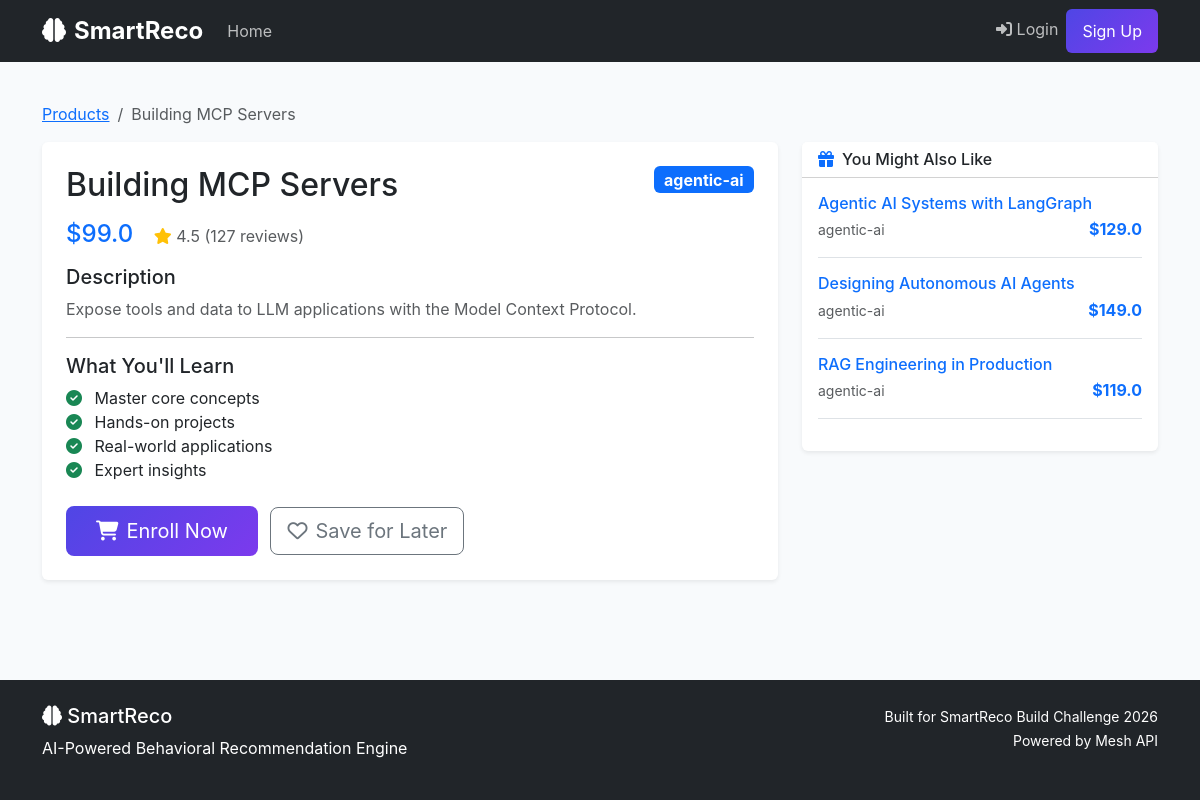
/products/5, run on the app's committed database.
### src/database/models/product.py (models this page shows, shortened)
class Product(Base):
    __tablename__ = "products"
    id: Mapped[int] = mapped_column(Integer, primary_key=True, index=True)
    name: Mapped[str] = mapped_column(String, unique=True, index=True)
    description: Mapped[str] = mapped_column(String)
    category: Mapped[str | None] = mapped_column(String, nullable=True, index=True)
    price: Mapped[float] = mapped_column(Float)
    created_at: Mapped[DateTime] = mapped_column(DateTime, default=datetime.utcnow)
    updated_at: Mapped[DateTime] = mapped_column(DateTime, default=datetime.utcnow, onupdate=datetime.utcnow)

### src/routes/frontend.py (the view)
@router.get("/products/{product_id}", name="product_detail")
async def product_detail(request: Request, product_id: int, db: Session = Depends(get_db)):
    product_service = ProductService(db)
    product = product_service.get_product(product_id)
    if not product:
        raise HTTPException(status_code=status.HTTP_404_NOT_FOUND, detail="Product not found")
    similar = [item for item in product_service.get_products_by_category(product.category, 0, 4) if item.id != product.id]
    return templates.TemplateResponse(
        "product_detail.html",
        _template_context(
            request,
            product=_view_product(product),
            similar_products=[_view_product(item) for item in similar[:3]],
        ),
    )

### frontend/templates/product_detail.html (shortened to what this page needs)
{% extends "base.html" %}
{% block content %}
<div class="container py-4">
    <nav aria-label="breadcrumb">
        <ol class="breadcrumb">
            <li class="breadcrumb-item"><a href="{{ url_for('products') }}">Products</a></li>
            <li class="breadcrumb-item active" aria-current="page">{{ product.title }}</li>
        </ol>
    </nav>
    <div class="row g-4">
        <div class="col-lg-8">
            <div class="card shadow-sm">
                <div class="card-body p-4">
                    <div class="d-flex justify-content-between align-items-start mb-3">
                        <h2 class="card-title mb-0">{{ product.title }}</h2>
                        <span class="badge bg-primary fs-6">{{ product.category }}</span>
                    </div>
                    <div class="mb-3">
                        <span class="h4 text-primary">${{ product.price }}</span>
                        <span class="text-muted ms-3">
                            <i class="fas fa-star text-warning"></i> 4.5 (127 reviews)
                        </span>
                    </div>
                    <h5>Description</h5>
                    <p class="text-muted">{{ product.description }}</p>
                    <hr>
                    <h5>What You'll Learn</h5>
                    <ul class="list-unstyled">
                        <li><i class="fas fa-check-circle text-success me-2"></i> Master core concepts</li>
                        <li><i class="fas fa-check-circle text-success me-2"></i> Hands-on projects</li>
                        <li><i class="fas fa-check-circle text-success me-2"></i> Real-world applications</li>
                        <li><i class="fas fa-check-circle text-success me-2"></i> Expert insights</li>
                    </ul>
                    <div class="mt-4">
                        <button class="btn btn-primary btn-lg me-2">
                            <i class="fas fa-shopping-cart me-2"></i>Enroll Now
                        </button>
                        <button class="btn btn-outline-secondary btn-lg">
                            <i class="far fa-heart me-2"></i>Save for Later
                        </button>
                    </div>
                </div>
            </div>
        </div>
        <div class="col-lg-4">
            <div class="card shadow-sm">
                <div class="card-header bg-white">
                    <h6 class="mb-0"><i class="fas fa-gift text-primary me-2"></i>You Might Also Like</h6>
                </div>
                <div class="card-body">
                    {% if similar_products %}
                        {% for similar in similar_products %}
                        <div class="mb-3 pb-3 border-bottom">
                            <a href="{{ url_for('product_detail', product_id=similar.id) }}" class="text-decoration-none">
                                <h6 class="mb-1">{{ similar.title }}</h6>
                                <span class="text-muted small">{{ similar.category }}</span>
                                <span class="float-end fw-bold text-primary">${{ similar.price }}</span>
                            </a>
                        </div>
                        {% endfor %}
                    {% else %}
                        <p class="text-muted text-center py-3">No similar products found</p>
                    {% endif %}
                </div>
            </div>
        </div>
    </div>
</div>
{% endblock %}

### frontend/templates/base.html (shortened to what this page needs)
<!DOCTYPE html>
<html lang="en">
<head>
    <link href="https://cdn.jsdelivr.net/npm/bootstrap@5.3.0/dist/css/bootstrap.min.css" rel="stylesheet">
    <link href="https://cdnjs.cloudflare.com/ajax/libs/font-awesome/6.4.0/css/all.min.css" rel="stylesheet">
    <link rel="stylesheet" href="{{ url_for('static', path='/css/style.css') }}">
</head>
<body>
    <nav class="navbar navbar-expand-lg navbar-dark bg-dark sticky-top">
        <div class="container">
            <a class="navbar-brand" href="/">
                <i class="fas fa-brain me-2"></i>SmartReco
            </a>
            <div class="collapse navbar-collapse" id="navbarNav">
                <ul class="navbar-nav me-auto">
                    <li class="nav-item">
                        <a class="nav-link" href="/">Home</a>
                    </li>
                </ul>
                <ul class="navbar-nav">
                    {% if session and session.get('user_id') %}
                    <li class="nav-item">
                        <span class="nav-link text-light">
                            <i class="fas fa-user-circle"></i> {{ session.get('username', 'User') }}
                        </span>
                    </li>
                    <li class="nav-item">
                        <a class="nav-link" href="/logout">
                            <i class="fas fa-sign-out-alt"></i> Logout
                        </a>
                    </li>
                    {% else %}
                    <li class="nav-item">
                        <a class="nav-link" href="/login">
                            <i class="fas fa-sign-in-alt"></i> Login
                        </a>
                    </li>
                    <li class="nav-item">
                        <a class="nav-link btn btn-primary text-white px-3" href="/signup">
                            Sign Up
                        </a>
                    </li>
                    {% endif %}
                </ul>
            </div>
        </div>
    </nav>
    <main>
        {% block content %}{% endblock %}
    </main>
    <footer class="bg-dark text-white py-4 mt-5">
        <div class="container">
            <div class="row">
                <div class="col-md-6">
                    <h5><i class="fas fa-brain"></i> SmartReco</h5>
                    <p>AI-Powered Behavioral Recommendation Engine</p>
                </div>
                <div class="col-md-6 text-end">
                    <p class="mb-0">
                        <small>Built for SmartReco Build Challenge 2026</small>
                        <br>
                        <small>Powered by Mesh API</small>
                    </p>
                </div>
            </div>
        </div>
    </footer>
</body>
</html>

### frontend/static/css/style.css (style rules this page uses)
:root { --primary-color: #4f46e5; --secondary-color: #7c3aed; --gradient-start: #4f46e5; --gradient-end: #7c3aed; --bg-dark: #0f172a; }
body { font-family: 'Inter', -apple-system, BlinkMacSystemFont, sans-serif; background-color: #f8fafc; min-height: 100vh; display: flex; flex-direction: column; }
main { flex: 1; }
.btn-primary { background: linear-gradient(135deg, var(--gradient-start), var(--gradient-end)); border: none; padding: 10px 30px; transition: transform 0.2s ease, box-shadow 0.2s ease; }
.card { border: none; transition: transform 0.2s ease, box-shadow 0.2s ease; }
footer { margin-top: auto; }
.navbar-brand { font-weight: 700; font-size: 1.5rem; }
.navbar-dark .navbar-nav .nav-link { color: rgba(255, 255, 255, 0.7); transition: color 0.2s ease; }

### data on the page
Product: title "Building MCP Servers", category "agentic-ai", price "99.0", description "Expose tools and data to LLM applications with the Model Context Protocol."
Product: title "Agentic AI Systems with LangGraph", category "agentic-ai", price "129.0"
Product: title "Designing Autonomous AI Agents", category "agentic-ai", price "149.0"
Product: title "RAG Engineering in Production", category "agentic-ai", price "119.0"
